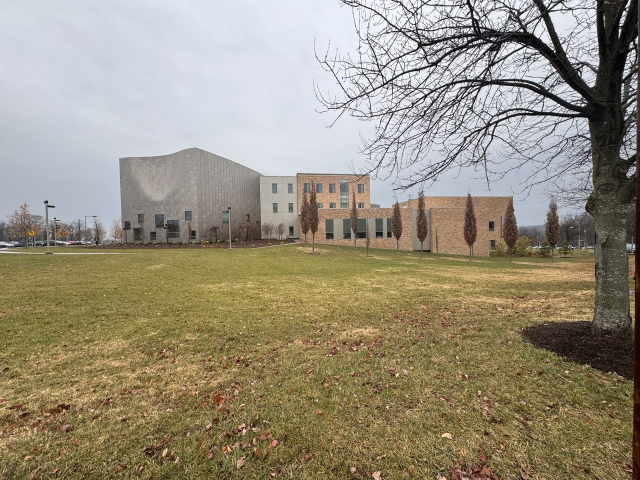
#> input picture src/data/p1.jpg, 1280 x 960 px, found by its file name (shown at 1/2 size)
$ python normalization.py
#> lines starting #> are read from the running program, lines starting #| are printed output that depends on the picture
import cv2
import os
import matplotlib.pyplot as plt

def normalize_image(image_path, output_path, target_size=(256, 256)):
    # Read the image
#> called with image_path = 'p1.jpg', output_path = 'normalized_photos/normalized_p1.jpg', target_size = (256, 256)
    img = cv2.imread(image_path)
#> img is the input picture: shape (960, 1280, 3); mean B, G, R 124.5, 143.4, 151.7

    # Resize the image to the target size
    img_resized = cv2.resize(img, target_size)
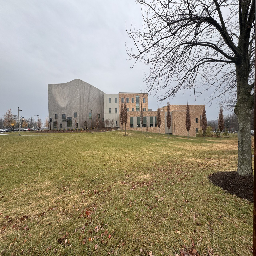
#> img_resized: shape (256, 256, 3); mean B, G, R 124.6, 143.5, 151.8

    # Normalize pixel values to the range [0, 1]
    img_normalized = img_resized / 255.0

    # Save the normalized image
    cv2.imwrite(output_path, img_normalized * 255.0)

    return img_normalized

def sift_features(image):
    # Convert the image to grayscale
    gray = cv2.cvtColor(image, cv2.COLOR_BGR2GRAY)
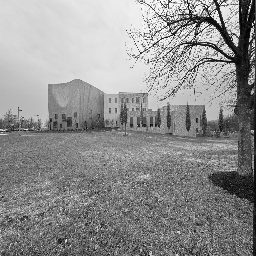
#> gray: shape (256, 256); min 1, max 255, mean 143.8

    # Load the SIFT algorithm from the opencv-contrib-python package
    sift = cv2.SIFT_create()

    # Detect keypoints and compute descriptors
    keypoints, descriptors = sift.detectAndCompute(gray, None)
#> keypoints = 377 keypoints; strongest (x, y, size): (194, 25, 1.9), (250, 38, 1.8), (235, 41, 4.5), (219, 21, 2.7)

    # Draw keypoints on the image
    img_with_keypoints = cv2.drawKeypoints(image, keypoints, None)
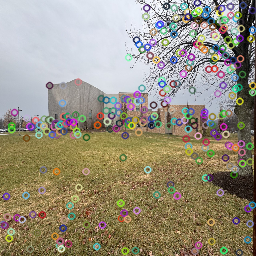
#> img_with_keypoints: shape (256, 256, 3); mean of channels 0, 1, 2 126, 143.6, 151.1; drawn as B, G, R

    return img_with_keypoints

def display_images(images, titles):
    num_images = len(images)
    num_rows = 2
    num_cols = (num_images + 1) // num_rows

    for i in range(num_images):
        plt.subplot(num_rows, num_cols, i + 1)
        plt.imshow(images[i], cmap='gray' if len(images[i].shape) == 2 else None)
        plt.title(titles[i])
        plt.axis('off')

    plt.show()

if __name__ == "__main__":
    # Provide the paths to your six photos
    photo_paths = [
        "p1.jpg",
        "p2.jpg",
        "p3.jpg",
        "p4.jpg",
        "p5.jpg",
        "p6.jpg",
        "p7.jpg",
        "p8.jpg",
        "p9.jpg",
        "p10.jpg",
        "p11.jpg",
        "p12.jpg",
        "p13.jpg",
        "p14.jpg",
        "p15.jpg",
        "p16.jpg",
        "p17.jpg",
        "p18.jpg",
        "p19.jpg",
        "p20.jpg",

    ]

    # Output directory for normalized photos
    output_directory = "normalized_photos"

    # Create the output directory if it doesn't exist
    os.makedirs(output_directory, exist_ok=True)

    normalized_images = []
    sift_images = []
    for photo_path in photo_paths:
        photo_name = os.path.basename(photo_path)
        output_path = os.path.join(output_directory, f"normalized_{photo_name}")
        normalized_image = normalize_image(photo_path, output_path)
        normalized_images.append(normalized_image)

        # Apply SIFT to the normalized image
        sift_image = sift_features((normalized_image * 255).astype('uint8'))
        sift_images.append(sift_image)
#> pass 2 of the loop `for photo_path in photo_paths:`:
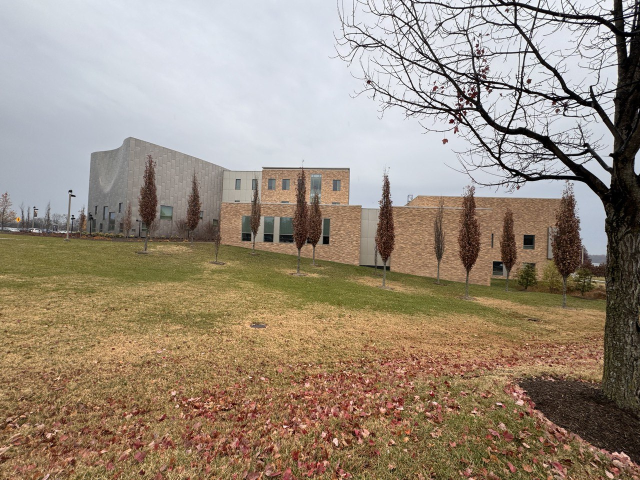
#> input picture src/data/p2.jpg, 1280 x 960 px, found by its file name (shown at 1/2 size)
#> in normalize_image, img is the input picture: shape (960, 1280, 3); mean B, G, R 124.6, 140.5, 154.7
#> in sift_features (call 2), `gray = cv2.cvtColor(image, cv2.COLOR_BGR2GRAY)`:
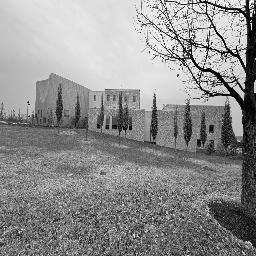
#> gray: shape (256, 256); min 0, max 254, mean 142.9
#> keypoints = 461 keypoints; strongest (x, y, size): (251, 15, 1.9), (233, 51, 1.9), (194, 61, 2.1), (243, 9, 2.1)
#> in sift_features (call 2), `img_with_keypoints = cv2.drawKeypoints(image, keypoints, None)`:
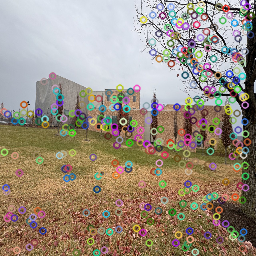
#> img_with_keypoints: shape (256, 256, 3); mean of channels 0, 1, 2 126.6, 141.2, 153.4; drawn as B, G, R
#> pass 3 of the loop `for photo_path in photo_paths:`:
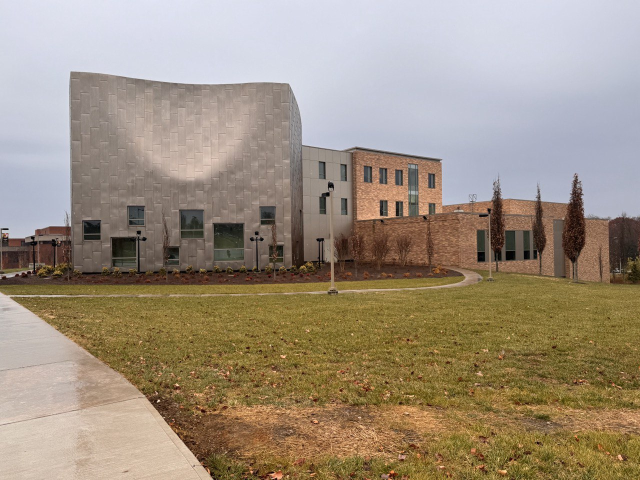
#> input picture data/images/p3.jpg, 1280 x 960 px, found by its file name (shown at 1/2 size)
#> in normalize_image, img is the input picture: shape (960, 1280, 3); mean B, G, R 126.4, 143.7, 157.8
#> in sift_features (call 3), `gray = cv2.cvtColor(image, cv2.COLOR_BGR2GRAY)`:
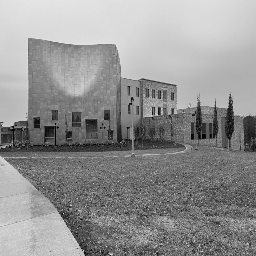
#> gray: shape (256, 256); min 1, max 236, mean 146
#> keypoints = 281 keypoints; strongest (x, y, size): (159, 113, 2.1), (159, 109, 2.1), (156, 114, 2.2), (192, 137, 2.5)
#> in sift_features (call 3), `img_with_keypoints = cv2.drawKeypoints(image, keypoints, None)`:
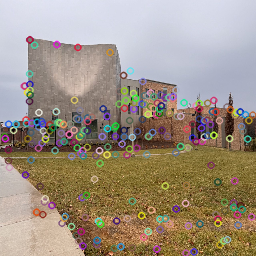
#> img_with_keypoints: shape (256, 256, 3); mean of channels 0, 1, 2 130.4, 145.3, 158.3; drawn as B, G, R
#> (the run stopped early here; a loop or call above may not have finished)
